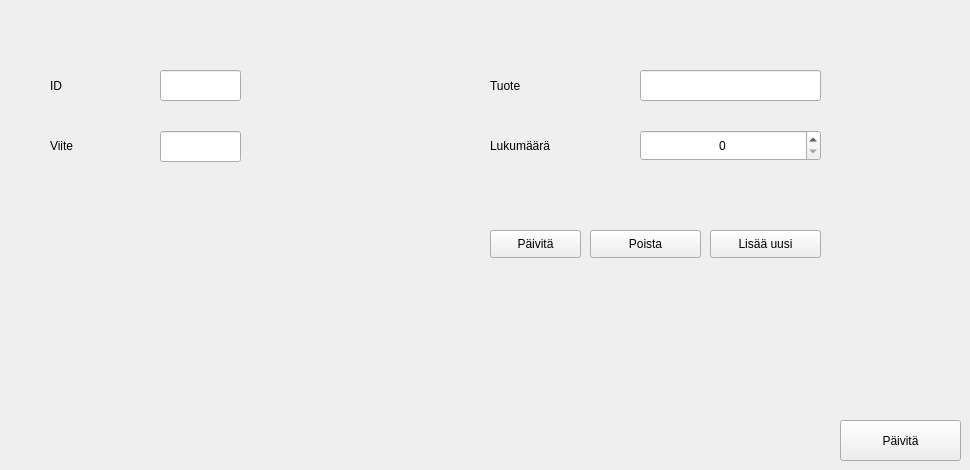
    <widget class="QWidget" name="tab_2">
     <attribute name="title">
      <string>Muokkaa/lisää/poista tuote</string>
     </attribute>
     <widget class="QLabel" name="label_6">
      <property name="geometry">
       <rect>
        <x>50</x>
        <y>70</y>
        <width>161</width>
        <height>31</height>
       </rect>
      </property>
      <property name="styleSheet">
       <string notr="true">font: 16pt &quot;Arial&quot;;</string>
      </property>
      <property name="text">
       <string>ID</string>
      </property>
     </widget>
     <widget class="QLabel" name="label_7">
      <property name="geometry">
       <rect>
        <x>50</x>
        <y>130</y>
        <width>51</width>
        <height>31</height>
       </rect>
      </property>
      <property name="styleSheet">
       <string notr="true">font: 16pt &quot;Arial&quot;;</string>
      </property>
      <property name="text">
       <string>Viite</string>
      </property>
     </widget>
     <widget class="QLabel" name="label_9">
      <property name="geometry">
       <rect>
        <x>490</x>
        <y>70</y>
        <width>161</width>
        <height>31</height>
       </rect>
      </property>
      <property name="styleSheet">
       <string notr="true">font: 16pt &quot;Arial&quot;;</string>
      </property>
      <property name="text">
       <string>Tuote</string>
      </property>
     </widget>
     <widget class="QLabel" name="label_10">
      <property name="geometry">
       <rect>
        <x>490</x>
        <y>130</y>
        <width>111</width>
        <height>31</height>
       </rect>
      </property>
      <property name="styleSheet">
       <string notr="true">font: 16pt &quot;Arial&quot;;</string>
      </property>
      <property name="text">
       <string>Lukumäärä</string>
      </property>
     </widget>
     <widget class="QLineEdit" name="id">
      <property name="geometry">
       <rect>
        <x>160</x>
        <y>70</y>
        <width>81</width>
        <height>31</height>
       </rect>
      </property>
      <property name="styleSheet">
       <string notr="true">font: 16pt &quot;Arial&quot;;
color: rgb(85, 0, 255);</string>
      </property>
      <property name="text">
       <string/>
      </property>
     </widget>
     <widget class="QLineEdit" name="reference">
      <property name="geometry">
       <rect>
        <x>160</x>
        <y>131</y>
        <width>81</width>
        <height>31</height>
       </rect>
      </property>
      <property name="styleSheet">
       <string notr="true">font: 16pt &quot;Arial&quot;;
color: rgb(85, 0, 255);</string>
      </property>
      <property name="text">
       <string/>
      </property>
     </widget>
     <widget class="QLineEdit" name="part_name">
      <property name="geometry">
       <rect>
        <x>640</x>
        <y>70</y>
        <width>181</width>
        <height>31</height>
       </rect>
      </property>
      <property name="styleSheet">
       <string notr="true">font: 14pt &quot;Arial&quot;;
color: rgb(85, 0, 255);</string>
      </property>
      <property name="text">
       <string/>
      </property>
     </widget>
     <widget class="QSpinBox" name="count">
      <property name="geometry">
       <rect>
        <x>640</x>
        <y>130</y>
        <width>181</width>
        <height>31</height>
       </rect>
      </property>
      <property name="styleSheet">
       <string notr="true">font: 14pt &quot;MS Shell Dlg 2&quot;;</string>
      </property>
      <property name="alignment">
       <set>Qt::AlignCenter</set>
      </property>
     </widget>
     <widget class="QPushButton" name="paivita2_2">
      <property name="geometry">
       <rect>
        <x>840</x>
        <y>420</y>
        <width>121</width>
        <height>41</height>
       </rect>
      </property>
      <property name="styleSheet">
       <string notr="true">font: 14pt &quot;MS Shell Dlg 2&quot;;</string>
      </property>
      <property name="text">
       <string>Päivitä</string>
      </property>
     </widget>
     <widget class="QPushButton" name="update_btn">
      <property name="geometry">
       <rect>
        <x>490</x>
        <y>230</y>
        <width>91</width>
        <height>28</height>
       </rect>
      </property>
      <property name="styleSheet">
       <string notr="true">font: 14pt &quot;Arial&quot;;</string>
      </property>
      <property name="text">
       <string>Päivitä</string>
      </property>
     </widget>
     <widget class="QPushButton" name="delete_btn">
      <property name="geometry">
       <rect>
        <x>590</x>
        <y>230</y>
        <width>111</width>
        <height>28</height>
       </rect>
      </property>
      <property name="styleSheet">
       <string notr="true">font: 14pt &quot;Arial&quot;;</string>
      </property>
      <property name="text">
       <string>Poista</string>
      </property>
     </widget>
     <widget class="QPushButton" name="add_btn">
      <property name="geometry">
       <rect>
        <x>710</x>
        <y>230</y>
        <width>111</width>
        <height>28</height>
       </rect>
      </property>
      <property name="styleSheet">
       <string notr="true">font: 14pt &quot;Arial&quot;;</string>
      </property>
      <property name="text">
       <string>Lisää uusi</string>
      </property>
     </widget>
    </widget>
